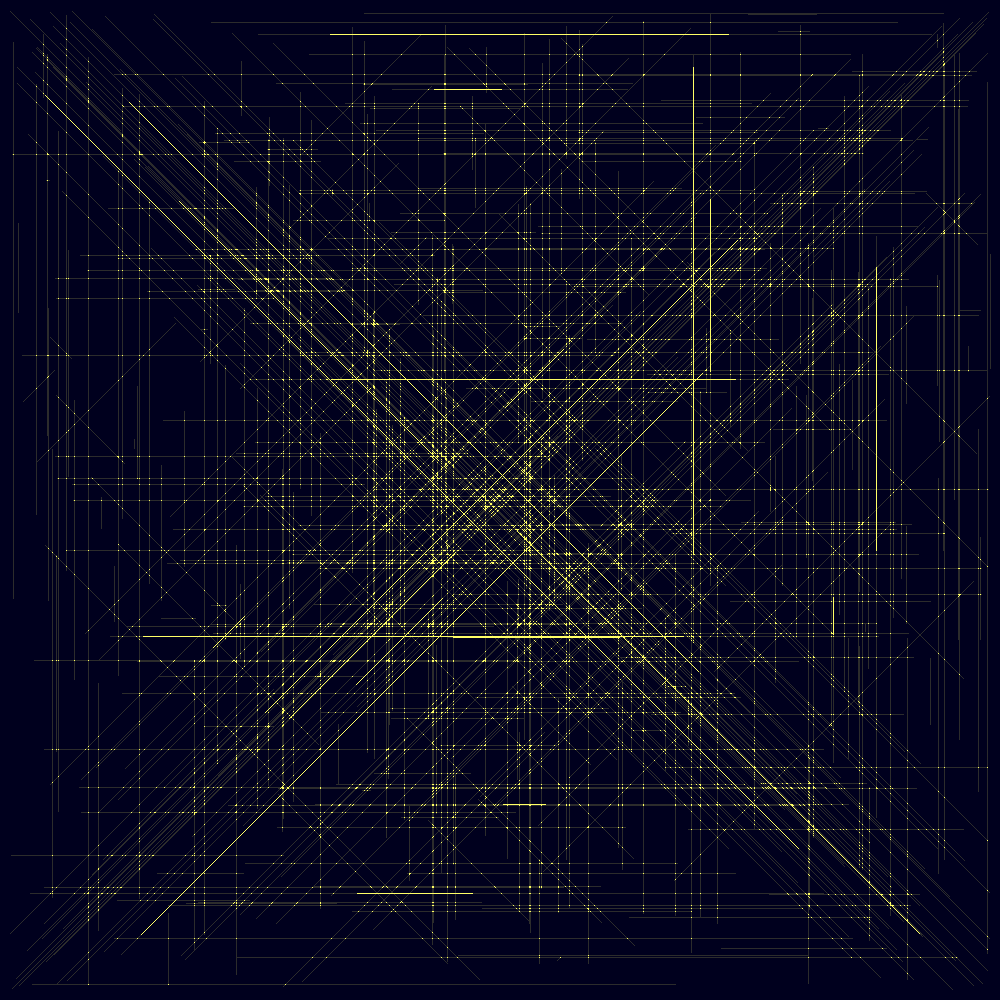

The Python source for this figure:
import sys, pygame
from pygame.locals import*
import time
start=time.time()
with open('05.in') as f:
    a= [[(int(x.split(',')[0]),int(x.split(',')[1])) for x in line[:-1].split(" -> ")] for line in f.readlines()]
    vents = dict()
for (sx,sy),(ex,ey) in a:
    dx = 1 if sx<ex else  -1
    dy = 1 if sy<ey else  -1
    if sx == ex:                        #vertical vents
        for y in range(sy,ey+dy,dy):
            if (sx,y) not in vents:
                vents[(sx,y)] = 1
            else:
                vents[(sx,y)] += 1
    if sy == ey:                        #horizontal vents
        for x in range(sx,ex+dx,dx):
            if (x,sy) not in vents:
                vents[(x,sy)] = 1
            else:
                vents[(x,sy)] += 1
print(sum(value > 1 for value in vents.values()))
for (sx,sy),(ex,ey) in a:               #diagonal vents
    dx = 1 if sx<ex else  -1
    dy = 1 if sy<ey else  -1
    steps = abs(sx-ex)+1
    if sx != ex and sy != ey:
        for s in range(steps):
            if (sx+s*dx,sy+s*dy) not in vents:
                vents[(sx+s*dx,sy+s*dy)] = 1
            else:
                vents[(sx+s*dx,sy+s*dy)] += 1
print(sum(value > 1 for value in vents.values()))
end=time.time()
print(round(end-start,4))
n=1000
Color_screen = (0,0,30)
Color_line = (44,44,44)
Color_x= (255,255,102)

def main():
    screen=pygame.display.set_mode((n,n))
    screen.fill(Color_screen)
    for (sx,sy),(ex,ey) in a:
        pygame.draw.line(screen,Color_line,(sx,sy),(ex,ey))
        #pygame.display.flip()
    for v in vents:
        if vents[v] > 1:
            x,y = v
            #print(x,y, vents[v])
            pygame.draw.line(screen,Color_x,v,v)#,(v[0]+1,v[1]+1))
    pygame.display.flip()
    pygame.image.save(screen,"05.png")
    screen.fill(Color_screen)
    while True:
        for events in pygame.event.get():
            if events.type == pygame.KEYDOWN:

                sys.exit(0)

main()
